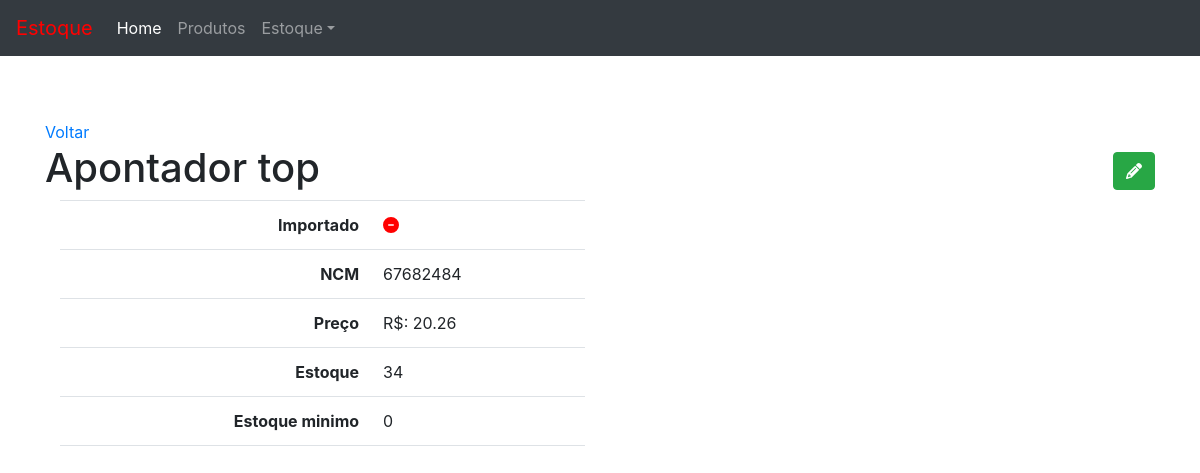
/produto/3/, run on an earlier commit of the app's database.
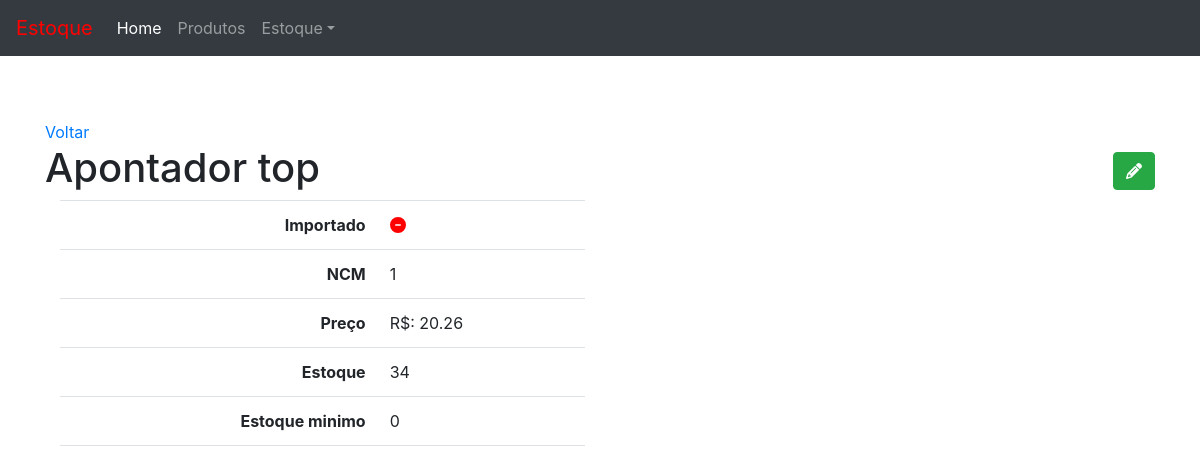
And on a later commit of the database.
### product/models.py (models this page shows, shortened)
class Product(models.Model):
    imported = models.BooleanField(default= True)
    ncm = models.CharField('NCM', max_length= 8)
    product = models.CharField(max_length=100 , unique=True)
    price = models.DecimalField('price' , max_digits=7 , decimal_places=2)
    inventory = models.IntegerField('current_inventory')
    minimum_inventory = models.IntegerField('minimum_inventory' ,default= 0)
    class Meta:
        ordering = ('product' , )
    def __str__(self) :
        return self.product

### product/views.py (the view)
# urls.py: path('<int:pk>/' , v.product_detail , name='product_detail'),
def product_detail(request , pk):
    template_name = 'product_detail.html'
    obj = Product.objects.get(pk = pk)
    context = {'object_list' : obj}
    return render(request , template_name  , context )

### product/templates/product_detail.html
{% extends "base.html" %}
{% load static %}
{% block content %}
    <a href="{% url 'produto:product_list' %}">Voltar</a>
    <h1>{{ object_list }}
        <span class="pull-right">
            <a href="{% url 'produto:product_edit' object_list.pk %}">
                <button type="button" class="btn btn-success">
                    <span class="fa fa-pencil">Editar</span>
                </button>
            </a>
        </span>
    </h1>
    <div class="col-sm-6">
        <table class="table table-user-information">
            <tbody>
                <tr>
                    <th class="text-right">Importado</th>
                    <td>
                        {% if object_list.imported %}
                          <i class="fa fa-check-circle ok"></i>
                        {% else %}
                          <i class="fa fa-minus-circle no"></i>
                        {% endif %}
                      </td>
                </tr>
                <tr>
                    <th class="text-right">NCM</th>
                    <td>{{ object_list.ncm }}</td>
                </tr>
                <tr>
                    <th class="text-right">Preço</th>
                    <td>R$: {{ object_list.price }}</td>
                </tr>
                <tr>
                    <th class="text-right">Estoque</th>
                    <td>{{ object_list.inventory }}</td>
                </tr>
                <tr>
                    <th class="text-right">Estoque minimo</th>
                    <td>{{ object_list.minimum_inventory }}</td>
                </tr>
            </tbody>
        </table>
    </div>
{% endblock %}

What changed in the data, as far as the page shows it:
changed Product "Apontador top": ncm "67682484" → "1"
